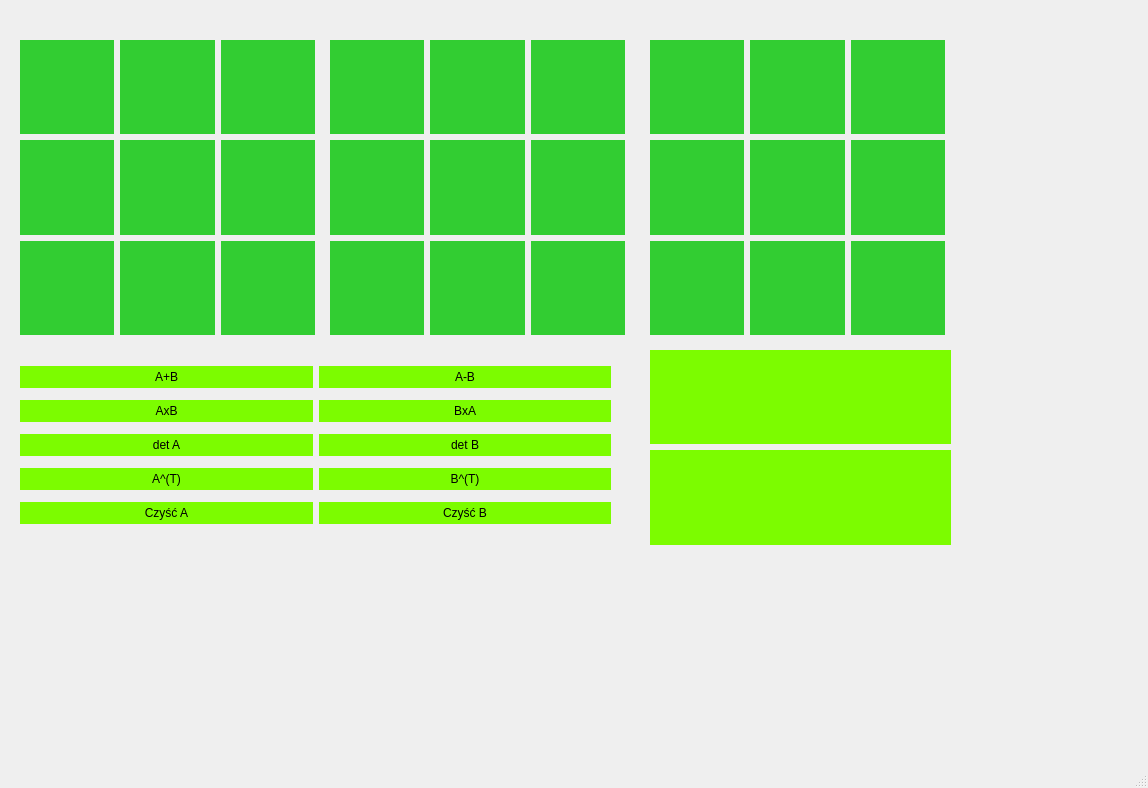
<?xml version="1.0" encoding="UTF-8"?>
<ui version="4.0">
 <class>MainWindow</class>
 <widget class="QMainWindow" name="MainWindow">
  <property name="geometry">
   <rect>
    <x>0</x>
    <y>0</y>
    <width>1148</width>
    <height>788</height>
   </rect>
  </property>
  <property name="windowTitle">
   <string>MainWindow</string>
  </property>
  <widget class="QWidget" name="centralwidget">
   <widget class="QWidget" name="gridLayoutWidget">
    <property name="geometry">
     <rect>
      <x>20</x>
      <y>40</y>
      <width>295</width>
      <height>295</height>
     </rect>
    </property>
    <property name="styleSheet">
     <string notr="true">QTextEdit {

background-color: #32CD32;
border: 1px lime green;
padding: 4px;

}</string>
    </property>
    <layout class="QGridLayout" name="gridLayout">
     <item row="1" column="2">
      <widget class="QTextEdit" name="a_5">
       <property name="styleSheet">
        <string notr="true">QTextEdit {

background-color: #32CD32;
border: 1px lime green;
padding: 4px;

}</string>
       </property>
      </widget>
     </item>
     <item row="1" column="1">
      <widget class="QTextEdit" name="a_4">
       <property name="styleSheet">
        <string notr="true">QTextEdit {

background-color: #32CD32;
border: 1px lime green;
padding: 4px;

}</string>
       </property>
      </widget>
     </item>
     <item row="0" column="0">
      <widget class="QTextEdit" name="a_0">
       <property name="styleSheet">
        <string notr="true">QTextEdit {

background-color: #32CD32;
border: 1px lime green;
padding: 4px;

}</string>
       </property>
      </widget>
     </item>
     <item row="0" column="1">
      <widget class="QTextEdit" name="a_1">
       <property name="styleSheet">
        <string notr="true">QTextEdit {

background-color: #32CD32;
border: 1px lime green;
padding: 4px;

}</string>
       </property>
      </widget>
     </item>
     <item row="0" column="2">
      <widget class="QTextEdit" name="a_2">
       <property name="styleSheet">
        <string notr="true">QTextEdit {

background-color: #32CD32;
border: 1px lime green;
padding: 4px;

}</string>
       </property>
      </widget>
     </item>
     <item row="1" column="0">
      <widget class="QTextEdit" name="a_3">
       <property name="styleSheet">
        <string notr="true">QTextEdit {

background-color: #32CD32;
border: 1px lime green;
padding: 4px;

}</string>
       </property>
      </widget>
     </item>
     <item row="2" column="0">
      <widget class="QTextEdit" name="a_6">
       <property name="styleSheet">
        <string notr="true">QTextEdit {

background-color: #32CD32;
border: 1px lime green;
padding: 4px;

}</string>
       </property>
      </widget>
     </item>
     <item row="2" column="1">
      <widget class="QTextEdit" name="a_7">
       <property name="styleSheet">
        <string notr="true">QTextEdit {

background-color: #32CD32;
border: 1px lime green;
padding: 4px;

}</string>
       </property>
      </widget>
     </item>
     <item row="2" column="2">
      <widget class="QTextEdit" name="a_8">
       <property name="styleSheet">
        <string notr="true">QTextEdit {

background-color: #32CD32;
border: 1px lime green;
padding: 4px;

}</string>
       </property>
      </widget>
     </item>
    </layout>
   </widget>
   <widget class="QWidget" name="gridLayoutWidget_2">
    <property name="geometry">
     <rect>
      <x>330</x>
      <y>40</y>
      <width>295</width>
      <height>295</height>
     </rect>
    </property>
    <property name="styleSheet">
     <string notr="true">QTextEdit {

background-color: #32CD32;
border: 1px lime green;
padding: 4px;

}</string>
    </property>
    <layout class="QGridLayout" name="gridLayout_2">
     <item row="1" column="1">
      <widget class="QTextEdit" name="b_4">
       <property name="styleSheet">
        <string notr="true">QTextEdit {

background-color: #32CD32;
border: 1px lime green;
padding: 4px;

}</string>
       </property>
      </widget>
     </item>
     <item row="1" column="0">
      <widget class="QTextEdit" name="b_3">
       <property name="styleSheet">
        <string notr="true">QTextEdit {

background-color: #32CD32;
border: 1px lime green;
padding: 4px;

}</string>
       </property>
      </widget>
     </item>
     <item row="0" column="0">
      <widget class="QTextEdit" name="b_0">
       <property name="styleSheet">
        <string notr="true">QTextEdit {

background-color: #32CD32;
border: 1px lime green;
padding: 4px;

}</string>
       </property>
      </widget>
     </item>
     <item row="0" column="1">
      <widget class="QTextEdit" name="b_1">
       <property name="styleSheet">
        <string notr="true">QTextEdit {

background-color: #32CD32;
border: 1px lime green;
padding: 4px;

}</string>
       </property>
      </widget>
     </item>
     <item row="0" column="2">
      <widget class="QTextEdit" name="b_2">
       <property name="styleSheet">
        <string notr="true">QTextEdit {

background-color: #32CD32;
border: 1px lime green;
padding: 4px;

}</string>
       </property>
      </widget>
     </item>
     <item row="1" column="2">
      <widget class="QTextEdit" name="b_5">
       <property name="styleSheet">
        <string notr="true">QTextEdit {

background-color: #32CD32;
border: 1px lime green;
padding: 4px;

}</string>
       </property>
      </widget>
     </item>
     <item row="2" column="0">
      <widget class="QTextEdit" name="b_6">
       <property name="styleSheet">
        <string notr="true">QTextEdit {

background-color: #32CD32;
border: 1px lime green;
padding: 4px;

}</string>
       </property>
      </widget>
     </item>
     <item row="2" column="1">
      <widget class="QTextEdit" name="b_7">
       <property name="styleSheet">
        <string notr="true">QTextEdit {

background-color: #32CD32;
border: 1px lime green;
padding: 4px;

}</string>
       </property>
      </widget>
     </item>
     <item row="2" column="2">
      <widget class="QTextEdit" name="b_8">
       <property name="styleSheet">
        <string notr="true">QTextEdit {

background-color: #32CD32;
border: 1px lime green;
padding: 4px;

}</string>
       </property>
      </widget>
     </item>
    </layout>
   </widget>
   <widget class="QWidget" name="gridLayoutWidget_3">
    <property name="geometry">
     <rect>
      <x>650</x>
      <y>40</y>
      <width>295</width>
      <height>295</height>
     </rect>
    </property>
    <property name="styleSheet">
     <string notr="true">QTextEdit {

background-color: #32CD32;
border: 1px lime green;
padding: 4px;

}</string>
    </property>
    <layout class="QGridLayout" name="gridLayout_3">
     <item row="0" column="0">
      <widget class="QTextEdit" name="c_0">
       <property name="styleSheet">
        <string notr="true">QTextEdit {

background-color: #32CD32;
border: 1px lime green;
padding: 4px;

}</string>
       </property>
      </widget>
     </item>
     <item row="1" column="1">
      <widget class="QTextEdit" name="c_4">
       <property name="styleSheet">
        <string notr="true">QTextEdit {

background-color: #32CD32;
border: 1px lime green;
padding: 4px;

}</string>
       </property>
      </widget>
     </item>
     <item row="1" column="0">
      <widget class="QTextEdit" name="c_3">
       <property name="styleSheet">
        <string notr="true">QTextEdit {

background-color: #32CD32;
border: 1px lime green;
padding: 4px;

}</string>
       </property>
      </widget>
     </item>
     <item row="0" column="1">
      <widget class="QTextEdit" name="c_1">
       <property name="styleSheet">
        <string notr="true">QTextEdit {

background-color: #32CD32;
border: 1px lime green;
padding: 4px;

}</string>
       </property>
      </widget>
     </item>
     <item row="0" column="2">
      <widget class="QTextEdit" name="c_2">
       <property name="styleSheet">
        <string notr="true">QTextEdit {

background-color: #32CD32;
border: 1px lime green;
padding: 4px;

}</string>
       </property>
      </widget>
     </item>
     <item row="1" column="2">
      <widget class="QTextEdit" name="c_5">
       <property name="styleSheet">
        <string notr="true">QTextEdit {

background-color: #32CD32;
border: 1px lime green;
padding: 4px;

}</string>
       </property>
      </widget>
     </item>
     <item row="2" column="0">
      <widget class="QTextEdit" name="c_6">
       <property name="styleSheet">
        <string notr="true">QTextEdit {

background-color: #32CD32;
border: 1px lime green;
padding: 4px;

}</string>
       </property>
      </widget>
     </item>
     <item row="2" column="1">
      <widget class="QTextEdit" name="c_7">
       <property name="styleSheet">
        <string notr="true">QTextEdit {

background-color: #32CD32;
border: 1px lime green;
padding: 4px;

}</string>
       </property>
      </widget>
     </item>
     <item row="2" column="2">
      <widget class="QTextEdit" name="c_8">
       <property name="styleSheet">
        <string notr="true">QTextEdit {

background-color: #32CD32;
border: 1px lime green;
padding: 4px;

}</string>
       </property>
      </widget>
     </item>
    </layout>
   </widget>
   <widget class="QWidget" name="gridLayoutWidget_4">
    <property name="geometry">
     <rect>
      <x>20</x>
      <y>360</y>
      <width>591</width>
      <height>170</height>
     </rect>
    </property>
    <layout class="QGridLayout" name="gridLayout_4">
     <item row="0" column="0">
      <widget class="QPushButton" name="suma">
       <property name="styleSheet">
        <string notr="true">QPushButton {

background-color: #7CFC00;
border: 1px lawn green;
padding: 4px;

}</string>
       </property>
       <property name="text">
        <string>A+B</string>
       </property>
      </widget>
     </item>
     <item row="1" column="0">
      <widget class="QPushButton" name="AxB">
       <property name="styleSheet">
        <string notr="true">QPushButton {

background-color: #7CFC00;
border: 1px lawn green;
padding: 4px;

}</string>
       </property>
       <property name="text">
        <string>AxB</string>
       </property>
      </widget>
     </item>
     <item row="0" column="1">
      <widget class="QPushButton" name="roznica">
       <property name="styleSheet">
        <string notr="true">QPushButton {

background-color: #7CFC00;
border: 1px lawn green;
padding: 4px;

}</string>
       </property>
       <property name="text">
        <string>A-B</string>
       </property>
      </widget>
     </item>
     <item row="3" column="0">
      <widget class="QPushButton" name="Atrans">
       <property name="styleSheet">
        <string notr="true">QPushButton {

background-color: #7CFC00;
border: 1px lawn green;
padding: 4px;

}</string>
       </property>
       <property name="text">
        <string>A^(T)</string>
       </property>
      </widget>
     </item>
     <item row="2" column="0">
      <widget class="QPushButton" name="detA">
       <property name="styleSheet">
        <string notr="true">QPushButton {

background-color: #7CFC00;
border: 1px lawn green;
padding: 4px;

}</string>
       </property>
       <property name="text">
        <string>det A</string>
       </property>
      </widget>
     </item>
     <item row="1" column="1">
      <widget class="QPushButton" name="BxA">
       <property name="styleSheet">
        <string notr="true">QPushButton {

background-color: #7CFC00;
border: 1px lawn green;
padding: 4px;

}</string>
       </property>
       <property name="text">
        <string>BxA</string>
       </property>
      </widget>
     </item>
     <item row="3" column="1">
      <widget class="QPushButton" name="Btrans">
       <property name="styleSheet">
        <string notr="true">QPushButton {

background-color: #7CFC00;
border: 1px lawn green;
padding: 4px;

}</string>
       </property>
       <property name="text">
        <string>B^(T)</string>
       </property>
      </widget>
     </item>
     <item row="2" column="1">
      <widget class="QPushButton" name="detB">
       <property name="styleSheet">
        <string notr="true">QPushButton {

background-color: #7CFC00;
border: 1px lawn green;
padding: 4px;

}</string>
       </property>
       <property name="text">
        <string>det B</string>
       </property>
      </widget>
     </item>
     <item row="4" column="0">
      <widget class="QPushButton" name="czyscA">
       <property name="styleSheet">
        <string notr="true">QPushButton {

background-color: #7CFC00;
border: 1px lawn green;
padding: 4px;

}</string>
       </property>
       <property name="text">
        <string>Czyść A</string>
       </property>
      </widget>
     </item>
     <item row="4" column="1">
      <widget class="QPushButton" name="czyscB">
       <property name="styleSheet">
        <string notr="true">QPushButton {

background-color: #7CFC00;
border: 1px lawn green;
padding: 4px;

}</string>
       </property>
       <property name="text">
        <string>Czyść B</string>
       </property>
      </widget>
     </item>
    </layout>
   </widget>
   <widget class="QWidget" name="verticalLayoutWidget">
    <property name="geometry">
     <rect>
      <x>650</x>
      <y>350</y>
      <width>301</width>
      <height>195</height>
     </rect>
    </property>
    <layout class="QVBoxLayout" name="verticalLayout">
     <item>
      <widget class="QTextEdit" name="wyznacznikA">
       <property name="styleSheet">
        <string notr="true">QTextEdit {

background-color: #7CFC00;
border: 1px lawn green;
padding: 4px;

}</string>
       </property>
      </widget>
     </item>
     <item>
      <widget class="QTextEdit" name="wyznacznikB">
       <property name="styleSheet">
        <string notr="true">QTextEdit {

background-color: #7CFC00;
border: 1px lawn green;
padding: 4px;

}</string>
       </property>
      </widget>
     </item>
    </layout>
   </widget>
  </widget>
  <widget class="QMenuBar" name="menubar">
   <property name="geometry">
    <rect>
     <x>0</x>
     <y>0</y>
     <width>1148</width>
     <height>26</height>
    </rect>
   </property>
  </widget>
  <widget class="QStatusBar" name="statusbar"/>
 </widget>
 <resources/>
 <connections/>
</ui>
